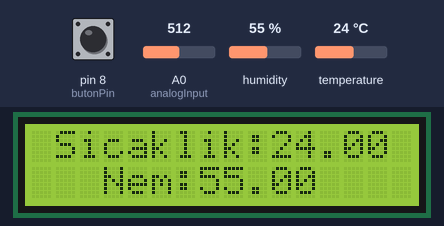
A sketch run on a simulated Arduino Uno, built with avr-gcc and run on an emulated ATmega328P. Parts: 16×2 character LCD. The test bench sets the inputs (shaded band); at power-on: pin 8 (butonPin) LOW, humidity 55 %, temperature 24 °C, A0 (analogInput) = 512.

Above: at 10.7 s.
10.8 s: pin 8 (butonPin) pulled HIGH for 1 s
At 11.68 s:
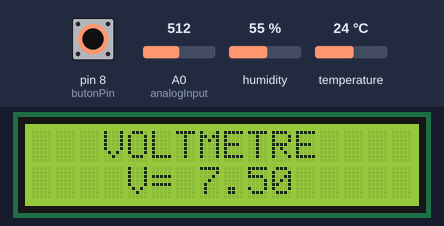
13.3 s: humidity set to 22 %
At 14.2 s:
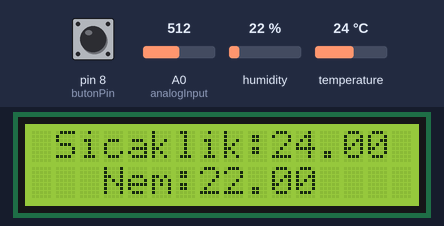
15.3 s: temperature set to 12 °C
At 16.2 s:
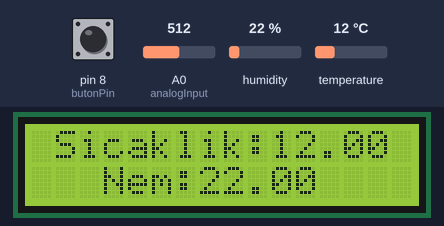
17.4 s: humidity set to 40 %
At 19.1 s:
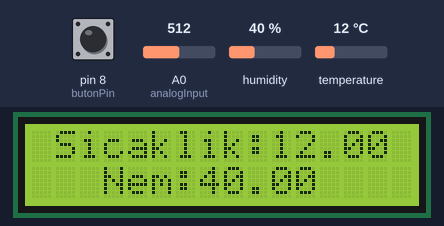
19.4 s: pin 8 (butonPin) pulled HIGH for 1 s
At 19.72 s:
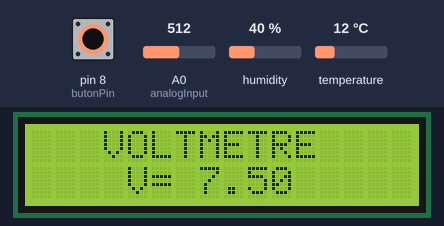
26.2 s: pin 8 (butonPin) pulled HIGH for 0.15 s
Timing chart, 0 to 28.9 s (numbered marks = the images above; inputs shaded):
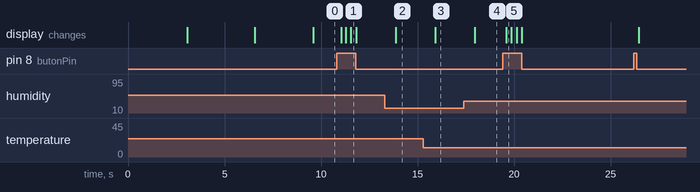

Measured:
- after the input at 10.8 s, the display: changes after 0.23 s (image 1)
- after the input at 13.3 s, the display: changes after 0.57 s (image 2)
- after the input at 15.3 s, the display: changes after 0.62 s (image 3)
- after the input at 17.4 s, the display: changes after 0.56 s (image 4)
- after the input at 19.4 s, the display: changes after 0.20 s (image 5)

The sketch:

v3.ino
```cpp
// include the library code:
#include <LiquidCrystal.h>
#include <DHT.h>

int butonPin = 8;
int buton_deger_tutucu = 0;
// initialize the library by associating any needed LCD interface pin
// with the arduino pin number it is connected to
const int rs = 12, en = 11, d4 = 5, d5 = 4, d6 = 3, d7 = 2;
LiquidCrystal lcd(rs, en, d4, d5, d6, d7);

int analogInput = A0;
float vout = 0.0;
float vin = 0.0;
float R1 = 10000.0; // 10K ohm direnç
float R2 = 5000.0; // 5K ohm direnç
int value = 0;

#define DHTPIN 13
#define DHTTYPE DHT11  // DHT11 modulunu tanimliyoruz
DHT dht(DHTPIN, DHTTYPE);

float sicaklik;
float nem;

void setup() {
  // set up the LCD's number of columns and rows:
  lcd.begin(16, 2);
  dht.begin();
  pinMode(analogInput, INPUT);
  pinMode(butonPin,INPUT);

  lcd.setCursor(0, 0);
  lcd.print("Voltmetre ve");
  lcd.setCursor(0, 1);
  lcd.print("Sicaklik");
  delay(3000);

  lcd.clear();
  lcd.setCursor(3, 0);
  lcd.print("181202031 ");
  lcd.setCursor(2, 1);
  lcd.print("Fatih Furkan");
  delay(3500);

  lcd.clear();
  lcd.setCursor(0, 0);
  lcd.print("Program ");
  lcd.setCursor(0, 1);
  lcd.print("Baslatılıyor..");
  delay(3000);

}

void loop() {
  value = analogRead(analogInput);
  vout = (value * 5.0) / 1024.0;
  vin = vout / (R2/(R1+R2));

  float hum = dht.readHumidity();
  float tem = dht.readTemperature();


  if(buton_deger_tutucu==1){
    if (vin<0.09) {
    vin=0.0;
    }
    lcd.clear();
    lcd.setCursor(3, 0);
    lcd.print("VOLTMETRE");
    lcd.setCursor(4, 1);
    lcd.print("V= ");
    lcd.print(vin);
    delay(100);
  }
  else{
  sicaklik = dht.readTemperature();
  nem = dht.readHumidity();
  lcd.clear();
  lcd.setCursor(1, 0);
  lcd.print("Sicaklik:");
  lcd.print(tem);
  lcd.setCursor(3, 1);
  lcd.print("Nem:");
  lcd.print(hum);
  delay(100);
  }


    if(digitalRead(butonPin) == 1){
    delay(150);
    if(buton_deger_tutucu==0){
      buton_deger_tutucu=1;
    }
    else {
      buton_deger_tutucu=0;
    }
  }

}
```

181202031_Fatih_Furkan_Ersoy_Kod.c
```cpp
// include the library code:
#include <LiquidCrystal.h>
#include <DHT.h>

int butonPin = 8;
int buton_deger_tutucu = 0;
// initialize the library by associating any needed LCD interface pin
// with the arduino pin number it is connected to
const int rs = 12, en = 11, d4 = 5, d5 = 4, d6 = 3, d7 = 2;
LiquidCrystal lcd(rs, en, d4, d5, d6, d7);

int analogInput = A0;
float vout = 0.0;
float vin = 0.0;
float R1 = 10000.0; // 10K ohm direnç
float R2 = 5000.0; // 5K ohm direnç
int value = 0;

#define DHTPIN 13
#define DHTTYPE DHT11  // DHT11 modulunu tanimliyoruz
DHT dht(DHTPIN, DHTTYPE);

float sicaklik;
float nem;

void setup() {
  // set up the LCD's number of columns and rows:
  lcd.begin(16, 2);
  dht.begin();
  pinMode(analogInput, INPUT);
  pinMode(butonPin,INPUT);

  lcd.setCursor(0, 0);
  lcd.print("Voltmetre ve");
  lcd.setCursor(0, 1);
  lcd.print("Sicaklik");
  delay(3000);

  lcd.clear();
  lcd.setCursor(3, 0);
  lcd.print("181202031 ");
  lcd.setCursor(2, 1);
  lcd.print("Fatih Furkan");
  delay(3500);

  lcd.clear();
  lcd.setCursor(0, 0);
  lcd.print("Program ");
  lcd.setCursor(0, 1);
  lcd.print("Baslatılıyor..");
  delay(3000);

}

void loop() {
  value = analogRead(analogInput);
  vout = (value * 5.0) / 1024.0;
  vin = vout / (R2/(R1+R2));

  float hum = dht.readHumidity();
  float tem = dht.readTemperature();


  if(buton_deger_tutucu==1){
    if (vin<0.09) {
    vin=0.0;
    }
    lcd.clear();
    lcd.setCursor(3, 0);
    lcd.print("VOLTMETRE");
    lcd.setCursor(4, 1);
    lcd.print("V= ");
    lcd.print(vin);
    delay(100);
  }
  else{
  sicaklik = dht.readTemperature();
  nem = dht.readHumidity();
  lcd.clear();
  lcd.setCursor(1, 0);
  lcd.print("Sicaklik:");
  lcd.print(tem);
  lcd.setCursor(3, 1);
  lcd.print("Nem:");
  lcd.print(hum);
  delay(100);
  }


    if(digitalRead(butonPin) == 1){
    delay(150);
    if(buton_deger_tutucu==0){
      buton_deger_tutucu=1;
    }
    else {
      buton_deger_tutucu=0;
    }
  }

}
```
